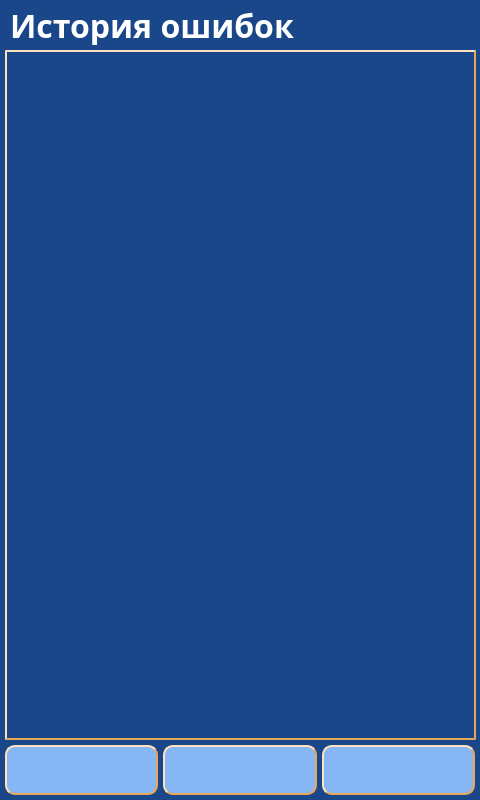
<?xml version="1.0" encoding="UTF-8"?>
<ui version="4.0">
 <class>screen_27_history_err</class>
 <widget class="QWidget" name="screen_27_history_err">
  <property name="geometry">
   <rect>
    <x>0</x>
    <y>0</y>
    <width>480</width>
    <height>800</height>
   </rect>
  </property>
  <property name="windowTitle">
   <string>screen_27_history_err</string>
  </property>
  <property name="styleSheet">
   <string notr="true">background-color: #1A4789;</string>
  </property>
  <widget class="QPushButton" name="btn_back">
   <property name="enabled">
    <bool>true</bool>
   </property>
   <property name="geometry">
    <rect>
     <x>163</x>
     <y>745</y>
     <width>154</width>
     <height>50</height>
    </rect>
   </property>
   <property name="minimumSize">
    <size>
     <width>0</width>
     <height>0</height>
    </size>
   </property>
   <property name="font">
    <font>
     <family>Arial Black</family>
     <pointsize>16</pointsize>
     <weight>75</weight>
     <bold>true</bold>
    </font>
   </property>
   <property name="styleSheet">
    <string notr="true">color: #000000;
background-color: #86B7F4;
border-width: 2px;
border-style: outset;
border-color: #EAA657;
border-radius: 10px;</string>
   </property>
   <property name="text">
    <string/>
   </property>
   <property name="icon">
    <iconset resource="../img/resources.qrc">
     <normaloff>:/icons/back.png</normaloff>:/icons/back.png</iconset>
   </property>
   <property name="iconSize">
    <size>
     <width>51</width>
     <height>51</height>
    </size>
   </property>
  </widget>
  <widget class="QListWidget" name="listWidget">
   <property name="enabled">
    <bool>true</bool>
   </property>
   <property name="geometry">
    <rect>
     <x>5</x>
     <y>50</y>
     <width>471</width>
     <height>690</height>
    </rect>
   </property>
   <property name="whatsThis">
    <string>&lt;html&gt;&lt;head/&gt;&lt;body&gt;&lt;p&gt;&lt;br/&gt;&lt;/p&gt;&lt;/body&gt;&lt;/html&gt;</string>
   </property>
   <property name="styleSheet">
    <string notr="true">background-color: #1A4789; border-color: #EAA657;border-width: 2px;
border-style: outset;
border-color: #EAA657;</string>
   </property>
  </widget>
  <widget class="QPushButton" name="btn_up">
   <property name="enabled">
    <bool>true</bool>
   </property>
   <property name="geometry">
    <rect>
     <x>5</x>
     <y>745</y>
     <width>153</width>
     <height>50</height>
    </rect>
   </property>
   <property name="minimumSize">
    <size>
     <width>0</width>
     <height>0</height>
    </size>
   </property>
   <property name="font">
    <font>
     <family>Arial Black</family>
     <pointsize>16</pointsize>
     <weight>75</weight>
     <bold>true</bold>
    </font>
   </property>
   <property name="styleSheet">
    <string notr="true">color: #000000;
background-color: #86B7F4;
border-width: 2px;
border-style: outset;
border-color: #EAA657;
border-radius: 10px;</string>
   </property>
   <property name="text">
    <string/>
   </property>
   <property name="icon">
    <iconset resource="../img/resources.qrc">
     <normaloff>:/icons/up.png</normaloff>:/icons/up.png</iconset>
   </property>
   <property name="iconSize">
    <size>
     <width>51</width>
     <height>51</height>
    </size>
   </property>
  </widget>
  <widget class="QPushButton" name="btn_down">
   <property name="enabled">
    <bool>true</bool>
   </property>
   <property name="geometry">
    <rect>
     <x>322</x>
     <y>745</y>
     <width>153</width>
     <height>50</height>
    </rect>
   </property>
   <property name="minimumSize">
    <size>
     <width>0</width>
     <height>0</height>
    </size>
   </property>
   <property name="font">
    <font>
     <family>Arial Black</family>
     <pointsize>16</pointsize>
     <weight>75</weight>
     <bold>true</bold>
    </font>
   </property>
   <property name="styleSheet">
    <string notr="true">color: #000000;
background-color: #86B7F4;
border-width: 2px;
border-style: outset;
border-color: #EAA657;
border-radius: 10px;</string>
   </property>
   <property name="text">
    <string/>
   </property>
   <property name="icon">
    <iconset resource="../img/resources.qrc">
     <normaloff>:/icons/down.png</normaloff>:/icons/down.png</iconset>
   </property>
   <property name="iconSize">
    <size>
     <width>51</width>
     <height>51</height>
    </size>
   </property>
  </widget>
  <widget class="QLabel" name="lbl_info">
   <property name="enabled">
    <bool>true</bool>
   </property>
   <property name="geometry">
    <rect>
     <x>10</x>
     <y>5</y>
     <width>311</width>
     <height>40</height>
    </rect>
   </property>
   <property name="font">
    <font>
     <family>Arial Black</family>
     <pointsize>24</pointsize>
     <weight>75</weight>
     <bold>true</bold>
    </font>
   </property>
   <property name="layoutDirection">
    <enum>Qt::LeftToRight</enum>
   </property>
   <property name="styleSheet">
    <string notr="true">color: white;
background-color: #1A4789;</string>
   </property>
   <property name="text">
    <string>История ошибок</string>
   </property>
  </widget>
 </widget>
 <resources>
  <include location="../img/resources.qrc"/>
 </resources>
 <connections/>
</ui>
